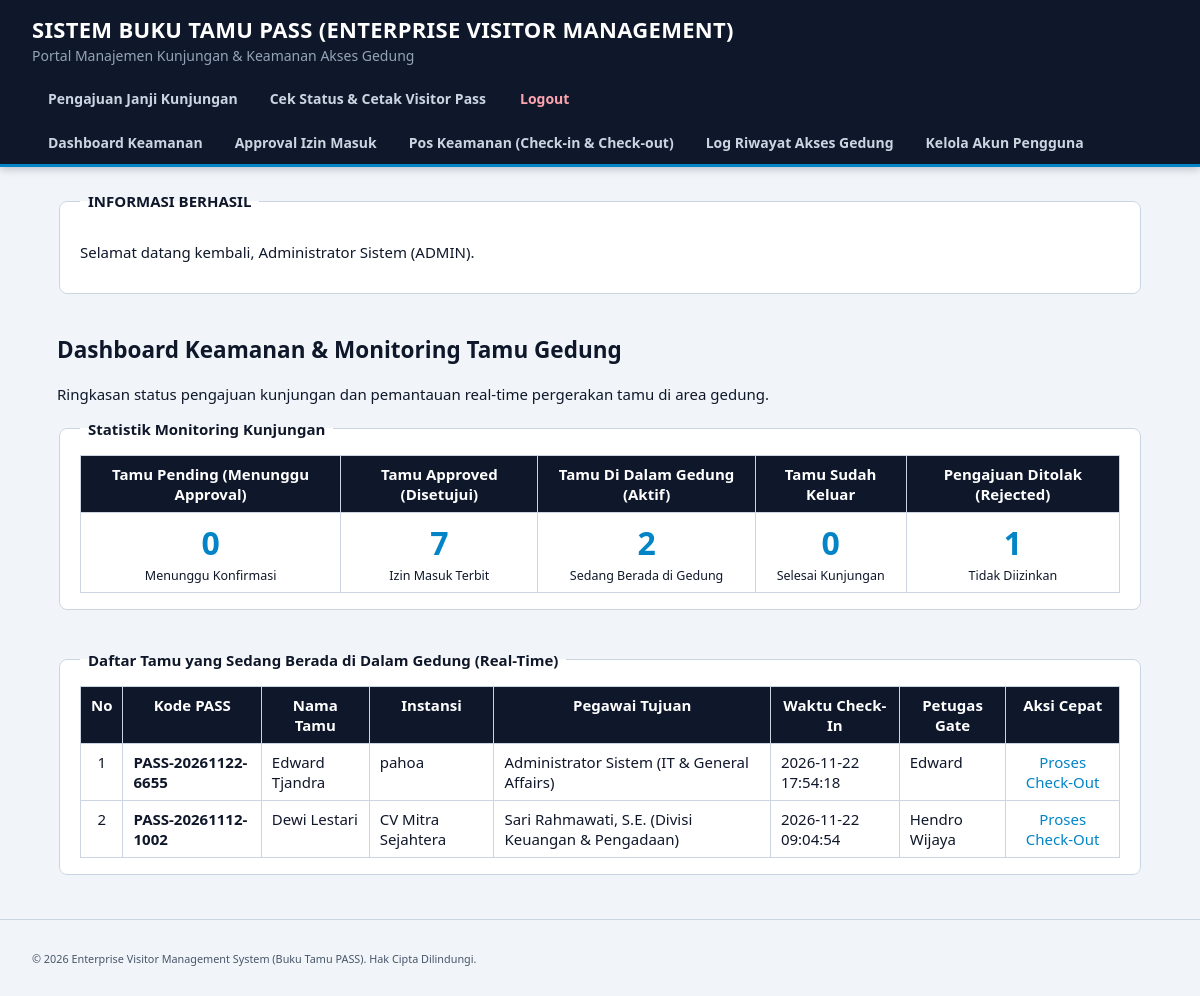
/dashboard.php (signed in), run on the app's committed database.
### tables this page shows
CREATE TABLE `log_akses` (
  `id_log` int NOT NULL,
  `id_pass` int NOT NULL,
  `id_petugas` int NOT NULL,
  `waktu_checkin` datetime DEFAULT NULL,
  `waktu_checkout` datetime DEFAULT NULL,
  `status_pass` enum('Di Dalam Gedung','Kedaluwarsa') NOT NULL DEFAULT 'Di Dalam Gedung'
);

CREATE TABLE `pengajuan_pass` (
  `id_pass` int NOT NULL,
  `kode_pass` varchar(30) NOT NULL,
  `nama_tamu` varchar(100) NOT NULL,
  `no_identitas` varchar(50) NOT NULL,
  `instansi` varchar(100) NOT NULL,
  `id_tujuan_pegawai` int NOT NULL,
  `keperluan` text NOT NULL,
  `tgl_rencana` date NOT NULL,
  `status_approval` enum('Pending','Approved','Rejected') NOT NULL DEFAULT 'Pending'
);

CREATE TABLE `users` (
  `id_user` int NOT NULL,
  `nama` varchar(100) NOT NULL,
  `divisi` varchar(100) NOT NULL,
  `username` varchar(50) NOT NULL,
  `password` varchar(255) NOT NULL,
  `role` enum('admin','pegawai','keamanan') NOT NULL
);

### includes/auth_middleware.php (called while the page is built, shortened)
<?php
function e($string) {
    return htmlspecialchars((string)$string, ENT_QUOTES, 'UTF-8');
}
function is_logged_in() {
    return isset($_SESSION['id_user']) && isset($_SESSION['role']);
}
?>

### dashboard.php (the view, shortened to what this page needs)
<?php
require_once 'config/database.php';
require_once 'includes/auth_middleware.php';
$stat_pending = 0;
$stat_approved = 0;
$stat_rejected = 0;
$res_stat = $conn->query("SELECT status_approval, COUNT(*) AS total FROM pengajuan_pass GROUP BY status_approval");
if ($res_stat) {
    while ($r = $res_stat->fetch_assoc()) {
        if ($r['status_approval'] === 'Approved') $stat_approved = (int)$r['total'];
        if ($r['status_approval'] === 'Rejected') $stat_rejected = (int)$r['total'];
    }
}
$stat_inside = 0;
$stat_outside = 0;
$res_log_stat = $conn->query("SELECT status_pass, COUNT(*) AS total FROM log_akses GROUP BY status_pass");
if ($res_log_stat) {
    while ($r = $res_log_stat->fetch_assoc()) {
        if ($r['status_pass'] === 'Di Dalam Gedung') $stat_inside = (int)$r['total'];
    }
}
$active_visitors = [];
$res_active = $conn->query("
    SELECT l.id_log, l.waktu_checkin, p.kode_pass, p.nama_tamu, p.instansi, p.keperluan,
           u.nama AS nama_pegawai, u.divisi AS divisi_pegawai, s.nama AS nama_petugas
    FROM log_akses l
    JOIN pengajuan_pass p ON l.id_pass = p.id_pass
    JOIN users u ON p.id_tujuan_pegawai = u.id_user
    JOIN users s ON l.id_petugas = s.id_user
    WHERE l.status_pass = 'Di Dalam Gedung'
    ORDER BY l.waktu_checkin DESC
");
if ($res_active) {
    while ($row = $res_active->fetch_assoc()) {
        $active_visitors[] = $row;
    }
}
include 'includes/header.php';
?>
<h2>Dashboard Keamanan &amp; Monitoring Tamu Gedung</h2>
<p>Ringkasan status pengajuan kunjungan dan pemantauan real-time pergerakan tamu di area gedung.</p>
<fieldset>
    <legend><strong>Statistik Monitoring Kunjungan</strong></legend>
    <table border="1" cellpadding="10" cellspacing="0" width="100%">
        <thead>
            <tr>
                <th>Tamu Pending (Menunggu Approval)</th>
                <th>Tamu Approved (Disetujui)</th>
                <th>Tamu Di Dalam Gedung (Aktif)</th>
                <th>Tamu Sudah Keluar</th>
                <th>Pengajuan Ditolak (Rejected)</th>
            </tr>
        </thead>
        <tbody>
            <tr>
                <td align="center">
                    <h2><?php echo $stat_pending; ?></h2>
                    <small>Menunggu Konfirmasi</small>
                </td>
                <td align="center">
                    <h2><?php echo $stat_approved; ?></h2>
                    <small>Izin Masuk Terbit</small>
                </td>
                <td align="center">
                    <h2><?php echo $stat_inside; ?></h2>
                    <small>Sedang Berada di Gedung</small>
                </td>
                <td align="center">
                    <h2><?php echo $stat_outside; ?></h2>
                    <small>Selesai Kunjungan</small>
                </td>
                <td align="center">
                    <h2><?php echo $stat_rejected; ?></h2>
                    <small>Tidak Diizinkan</small>
                </td>
            </tr>
        </tbody>
    </table>
</fieldset>
<br>
<fieldset>
    <legend><strong>Daftar Tamu yang Sedang Berada di Dalam Gedung (Real-Time)</strong></legend>
    <?php if (empty($active_visitors)): ?>
        <p>Saat ini tidak ada tamu yang tercatat berada di dalam gedung.</p>
    <?php else: ?>
        <table border="1" cellpadding="6" cellspacing="0" width="100%">
            <thead>
                <tr>
                    <th>No</th>
                    <th>Kode PASS</th>
                    <th>Nama Tamu</th>
                    <th>Instansi</th>
                    <th>Pegawai Tujuan</th>
                    <th>Waktu Check-In</th>
                    <th>Petugas Gate</th>
                    <?php if (in_array($_SESSION['role'], ['admin', 'keamanan'], true)): ?>
                        <th>Aksi Cepat</th>
                    <?php endif; ?>
                </tr>
            </thead>
            <tbody>
                <?php $no = 1; foreach ($active_visitors as $v): ?>
                    <tr>
                        <td align="center"><?php echo $no++; ?></td>
                        <td><strong><?php echo e($v['kode_pass']); ?></strong></td>
                        <td><?php echo e($v['nama_tamu']); ?></td>
                        <td><?php echo e($v['instansi']); ?></td>
                        <td><?php echo e($v['nama_pegawai'] . ' (' . $v['divisi_pegawai'] . ')'); ?></td>
                        <td><?php echo e($v['waktu_checkin']); ?></td>
                        <td><?php echo e($v['nama_petugas']); ?></td>
                        <?php if (in_array($_SESSION['role'], ['admin', 'keamanan'], true)): ?>
                            <td align="center">
                                <a href="pos_keamanan.php?kode_pass=<?php echo urlencode($v['kode_pass']); ?>">Proses Check-Out</a>
                            </td>
                        <?php endif; ?>
                    </tr>
                <?php endforeach; ?>
            </tbody>
        </table>
    <?php endif; ?>
</fieldset>
<?php include 'includes/footer.php'; ?>

### includes/header.php (shortened to what this page needs)
<!DOCTYPE html>
<html lang="id">
<head>
    <link rel="stylesheet" href="style.css">
</head>
<body>
    <header>
        <h1>SISTEM BUKU TAMU PASS (ENTERPRISE VISITOR MANAGEMENT)</h1>
        <p>Portal Manajemen Kunjungan &amp; Keamanan Akses Gedung</p>
        <nav aria-label="Menu Utama">
            <table border="1" cellpadding="6" cellspacing="0" width="100%">
                <tr>
                    <td>
                        <a href="index.php">Pengajuan Janji Kunjungan</a> |
                        <a href="cek_status.php">Cek Status &amp; Cetak Visitor Pass</a>
                    </td>
                    <td align="right">
                        <?php if (is_logged_in()): ?>
                            <a href="logout.php" onclick="return confirm('Yakin ingin keluar dari sistem?');">Logout</a>
                        <?php else: ?>
                            <a href="login.php">Login Petugas / Pegawai</a>
                        <?php endif; ?>
                    </td>
                </tr>
                <?php if (is_logged_in()): ?>
                <tr>
                    <td colspan="2">
                        <a href="dashboard.php">Dashboard Keamanan</a>
                        <?php if (in_array($_SESSION['role'], ['admin', 'pegawai'], true)): ?>
                            | <a href="approval.php">Approval Izin Masuk</a>
                        <?php endif; ?>
                        <?php if (in_array($_SESSION['role'], ['admin', 'keamanan'], true)): ?>
                            | <a href="pos_keamanan.php">Pos Keamanan (Check-in &amp; Check-out)</a>
                        <?php endif; ?>
                        | <a href="log_riwayat.php">Log Riwayat Akses Gedung</a>
                        <?php if ($_SESSION['role'] === 'admin'): ?>
                            | <a href="kelola_users.php">Kelola Akun Pengguna</a>
                        <?php endif; ?>
                    </td>
                </tr>
                <?php endif; ?>
            </table>
        </nav>
    </header>
    <main>
        <?php if (!empty($_SESSION['flash_success'])): ?>
            <fieldset>
                <legend><strong>INFORMASI BERHASIL</strong></legend>
                <p><?php echo e($_SESSION['flash_success']); ?></p>
            </fieldset>
            <br>
        <?php endif; ?>

### includes/footer.php (shortened to what this page needs)
    </main>
    <footer>
        <p><small>&copy; <?php echo date('Y'); ?> Enterprise Visitor Management System (Buku Tamu PASS). Hak Cipta Dilindungi.</small></p>
    </footer>
</body>
</html>

### style.css (style rules this page uses)
:root { --navy: #0F172A; --cyan: #0284C7; --hijau: #16A34A; --merah: #E11D48; --abu: #F1F5F9; --garis: #CBD5E1; }
* { box-sizing: border-box; }
body { margin: 0; background: var(--abu); color: var(--navy); font: 15px "Segoe UI", Arial, sans-serif; }
a { color: var(--cyan); text-decoration: none; }
h2 { margin-top: 0; }
main { padding: 24px 32px; max-width: 1150px; margin: 0 auto; }
body > header { position: sticky; top: 0; z-index: 100; background: var(--navy); color: #fff; padding: 14px 32px 0; border-bottom: 3px solid var(--cyan); box-shadow: 0 2px 8px rgba(15, 23, 42, .25); }
body > header h1 { margin: 0; font-size: 22px; letter-spacing: .3px; }
body > header p { margin: 2px 0 12px; color: #94A3B8; font-size: 14px; }
body > header :is(table, tbody, thead, tr, td, th) { border: 0 !important; outline: 0 !important; box-shadow: none !important; background: transparent !important; }
body > header :is(table, tbody, thead) { display: block; width: 100%; }
body > header tr { display: flex; flex-wrap: wrap; align-items: center; gap: 2px; }
body > header :is(td, th) { display: block; padding: 0; font-size: 0; }
body > header a { position: relative; display: inline-block; padding: 12px 16px; color: #CBD5E1; font-size: 14px; font-weight: 600; line-height: 1.4; text-decoration: none; outline: 0; transition: color .15s, background .15s; }
body > header a::after { content: ""; position: absolute; left: 16px; right: 16px; bottom: 0; height: 3px; background: var(--cyan); border-radius: 3px 3px 0 0; transform: scaleX(0); transition: transform .2s; }
body > header a[href*="logout"] { color: #FDA4AF; margin-left: auto; }
body > header a[href*="logout"]::after { background: var(--merah); }
fieldset { background: #fff; border: 1px solid var(--garis); border-radius: 8px; padding: 16px 20px; margin-bottom: 20px; }
legend { font-weight: bold; padding: 0 8px; }
table { border-collapse: collapse; width: 100%; background: #fff; }
th, td { border: 1px solid var(--garis); padding: 8px 10px; text-align: left; vertical-align: top; }
th { background: var(--abu); }
thead th { background: var(--navy); color: #fff; text-align: center; }
td[align="center"] { text-align: center; }
td h2 { color: var(--cyan); font-size: 32px; margin: 0; }
footer { padding: 16px 32px; color: #475569; font-size: 13px; border-top: 1px solid var(--garis); }

### data on the page
log_akses: id_pass.kode_pass "PASS-20261122-6655", id_pass.nama_tamu "Edward Tjandra", id_pass.instansi "pahoa", users.nama+divisi "Administrator Sistem (IT & General Affairs)", waktu_checkin "2026-11-22 17:54:18", id_petugas.nama "Edward"
log_akses: id_pass.kode_pass "PASS-20261112-1002", id_pass.nama_tamu "Dewi Lestari", id_pass.instansi "CV Mitra Sejahtera", users.nama+divisi "Sari Rahmawati, S.E. (Divisi Keuangan & Pengadaan)", waktu_checkin "2026-11-22 09:04:54", id_petugas.nama "Hendro Wijaya"

### other printed values
$_SESSION['flash_success'] "Selamat datang kembali, Administrator Sistem (ADMIN)."
$stat_pending "0"
$stat_approved "7"
$stat_inside "2"
$stat_outside "0"
$stat_rejected "1"
